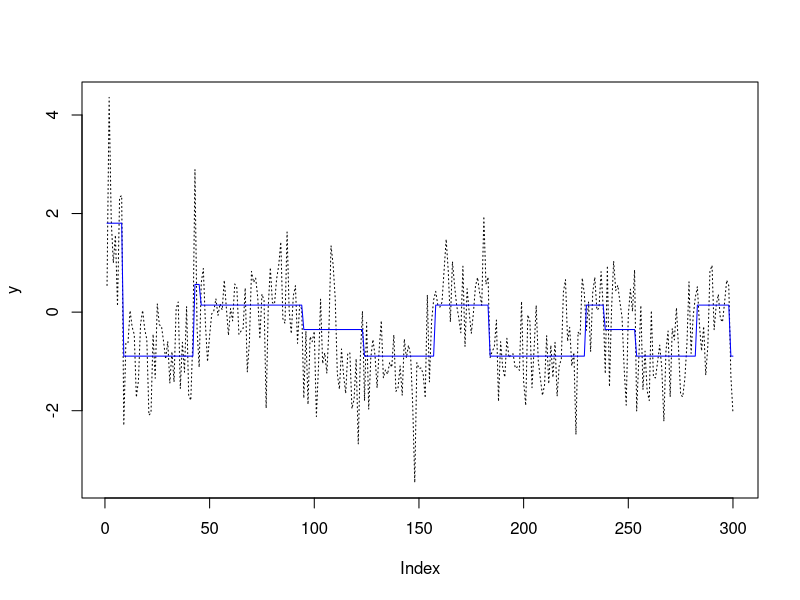

R code for this plot:
### Simulation data for embedded HMM message passing ###
## configuration
save_result = TRUE
rseed = 88
set.seed(rseed)

## setup ##
T = 300
N = 50
gam = 2
alp = 3
a = 3
b = 2
kap = 0.5
m = 0
c = 1
d = 1
rmax = 6
nu = rep(1, rmax)/rmax

## simulation data sampling ##
bet_ = rbeta(N, 1, gam)
bet = c(bet_[1], sapply(2:N, function(l){bet_[l]*prod(1 - bet_[1:(l-1)])}))

A = matrix(0, nrow=N, ncol=N)
Abar = matrix(0, nrow=N, ncol=N)
for(j in 1:N) {
  A_ = sapply(1:N, function(k){rbeta(1, alp*bet[k], alp*(1 - sum(bet[1:k])))})
  A[j, ] = c(A_[1], sapply(2:N, function(l){A_[l]*prod(1 - A_[1:(l-1)])}))
  Abar[j, ] = A[j, ]/(sum(A[j, ]) - A[j, j])
  Abar[j, j] = 0
}

P_ = t(A) - diag(N)
P_[N, ] = rep(1, N)
Aini = solve(P_, c(rep(0, N-1), 1))
Aini[Aini < 0] = 0

tau = rgamma(N, shape=a, rate=b)
mu = rnorm(N, mean=m, sd=1/sqrt(kap*tau))

p = rbeta(N, c, d)
r = sample(1:rmax, size=N, replace=TRUE, nu)

s = 1
t = 1
z = sample(1:N, size=1, replace=TRUE, Aini)
d = rnbinom(n=1, size=r[z[s]], prob=p[z[s]]) + 1
x = rep(z[s], d[s])
y = rnorm(d[s], mu[z[s]], 1/sqrt(tau[z[s]]))
while((t[s] + d[s]) <= T) {
  s = s + 1
  t[s] = t[s-1] + d[s-1]
  z[s] = sample(1:N, size=1, replace=TRUE, Abar[z[s-1], ])
  d[s] = rnbinom(n=1, size=r[z[s]], prob=p[z[s]]) + 1
  x = c(x, rep(z[s], d[s]))
  y = c(y, rnorm(d[s], mu[z[s]], 1/sqrt(tau[z[s]])))
}
x = x[1:T]
y = y[1:T]

# plot
plot(y, type="l", lty="dotted")
lines(mu[x], col="blue")

# save
if(save_result) {
  saveRDS(
    list(y=y, s=s, x=x, z=z, d=d, t=t, tau=tau, mu=mu, p=p, r=r, bet=bet, A=A, Abar=Abar, Aini=Aini),
    file=paste("./simdata_rseed-", rseed, ".rds", sep=""))
}
